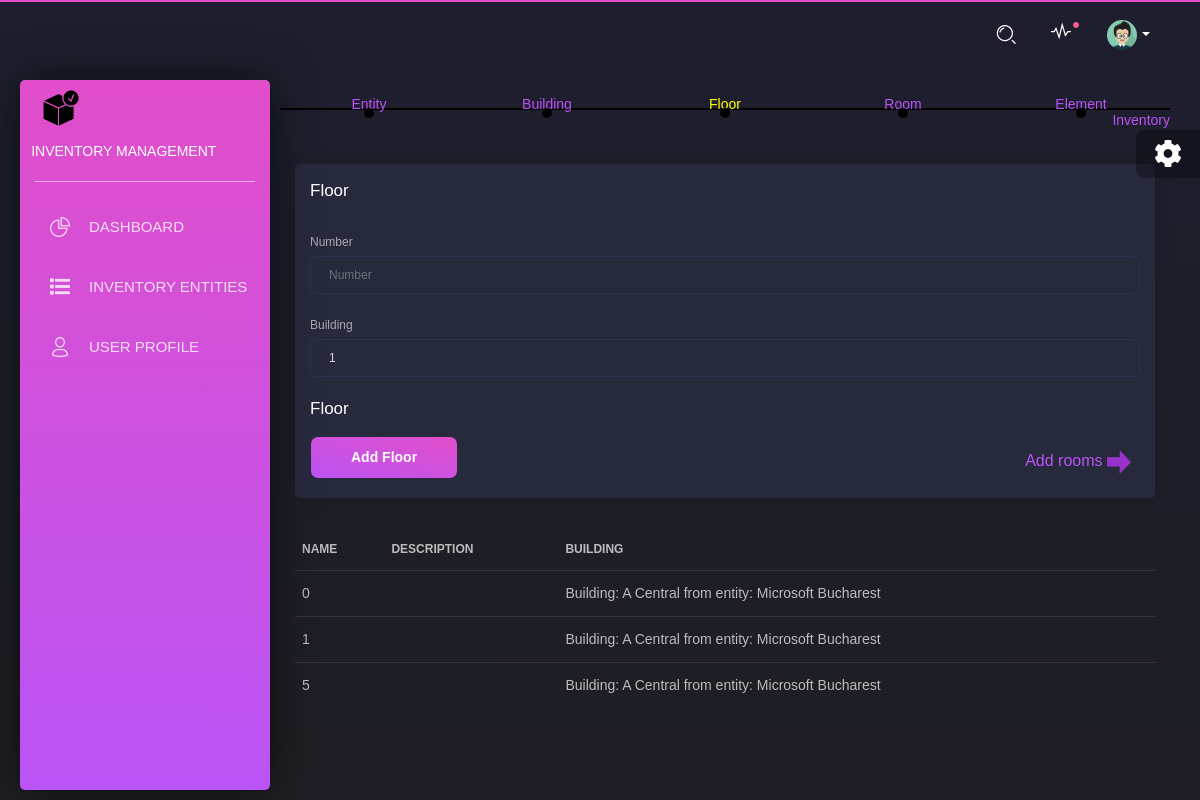
The page /add_floor/1/ (signed in) on the database as committed earlier.
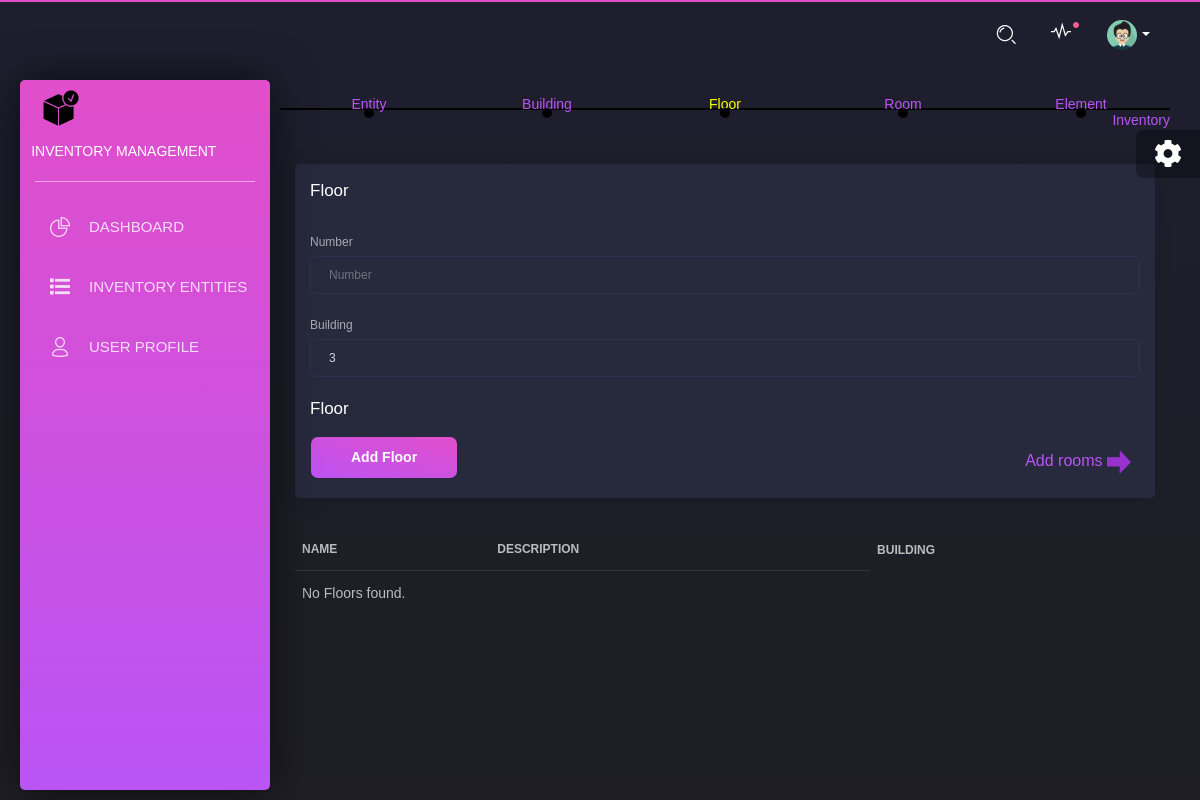
The same page on the database as committed later.
### main/models.py (models this page shows, shortened)
class Floor(models.Model):
    building = models.ForeignKey(Building, on_delete=models.CASCADE)
    number = models.PositiveIntegerField()

class Building(models.Model):
    entity = models.ForeignKey(Entity, on_delete=models.CASCADE)
    name = models.CharField(max_length=50)
    description = models.CharField(max_length=255)
    def __str__(self):
        return "Building: " + self.name + " from entity: " + self.entity.name

class Entity(models.Model):
    name = models.CharField(max_length=255)
    users = models.ManyToManyField(User)
    is_private = models.BooleanField(default=True)
    owner = models.ForeignKey(User, on_delete=models.CASCADE, related_name='owned_entities')
    share_link = models.CharField(max_length=255, unique=True, blank=True)

### main/views.py (the view)
# urls.py: path('add_floor/<int:entity_id>/', add_floor, name='add_floor'),
@login_required
def add_floor(request, entity_id):
    if request.method == 'POST':
        form = FloorForm(request.POST)
        if form.is_valid():
            form.save()
            messages.success(request, 'Floor added successfully.')
        else:
            messages.error(request, 'Error adding floor.')
            form = FloorForm()
        return redirect('add_floor', entity_id=entity_id)
    else:
        form = FloorForm()
    form.fields['building'].queryset = Building.objects.filter(entity__id=entity_id)
    floors = Floor.objects.filter(building__entity__id=entity_id) # Set the queryset for the room field
    return render(request, 'inventory_app/CRUD/CREATE/add_floor.html', {'form': form, 'floors': floors, 'entity_id': entity_id })

### main/forms.py
class FloorForm(forms.ModelForm):
    class Meta:
        model = Floor
        fields = ['number','building']
        widgets = {
            'building': Select2Widget(attrs={
                'class': 'form-control',
                'style': 'background-color: #e14eca;'  # Example styling, modify as needed
            }),
        }
    def __init__(self, *args, **kwargs):
        super(FloorForm, self).__init__(*args, **kwargs)
        try:
            last_building = Building.objects.latest('id')  # Replace 'id' with your DateTime field if you have one
            self.fields['building'].initial = last_building
        except Building.DoesNotExist:
            pass

### main/context_processors.py (called while the page is built)
def entities_processor(request):
    if not request.user.is_anonymous:
        entities = Entity.objects.filter(users=request.user)
    else:
        entities = Entity.objects.none()
    return {'entities': entities}

### content/templates/inventory_app/CRUD/CREATE/add_floor.html (shortened to what this page needs)
{% extends 'base_dashboard.html' %}
{% load static %}
{% load bootstrap5 %}
{% block content %}
  <div class="content">
    {% include 'inventory_app/nodes.html' %}
    <div class="col-12">
        <div class="card ">
          <div class="card-header">
            <h4 class="card-title">Floor</h4>
          </div>
          <div class="card-body">
            <div class="table-responsive" style="overflow:auto;">
              <form method="post">
                {% bootstrap_form form %}
            <h4 class="card-title">Floor</h4>
             <button class="btn btn-primary" type="submit" style="position:absolute;">Add Floor</button>
             <div class="next" style="position:absolute; right:3vh; font-size:2vh;margin-top:2vh;">
              <a href="{% url 'add_room' entity_id %}">
                Add rooms
                <img src="{% static 'vendor/img/arrow.png' %}" style="width:3vh;" alt="Description of the image">
              </a>
            </div>
              </form>
            </div>
          </div>
        </div>
        <table class="table">
          <thead>
            <tr>
              <th>Name</th>
              <th>Description</th>
              <th>Building</th>
            </tr>
          </thead>
          <tbody>
            {% for floor in floors %}
            <tr>
              <td>{{ floor.number }}</td>
              <td>{{ floor.description }}</td>
              <td>{{ floor.building }}</td>
            </tr>
            {% empty %}
            <tr>
              <td colspan="2">No Floors found.</td>
            </tr>
            {% endfor %}
          </tbody>
        </table>
      </div>
    </div>
  </div>
{% endblock %}

Rows that differ between the two databases and show on the page:
removed Floor: number "0", building "Building: A Central from entity: Microsoft Bucharest"
removed Floor: number "1", building "Building: A Central from entity: Microsoft Bucharest"
removed Floor: number "5", building "Building: A Central from entity: Microsoft Bucharest"
Other text that changed with them:
form field building: "1" → "3"
text now shown: "No Floors found."
